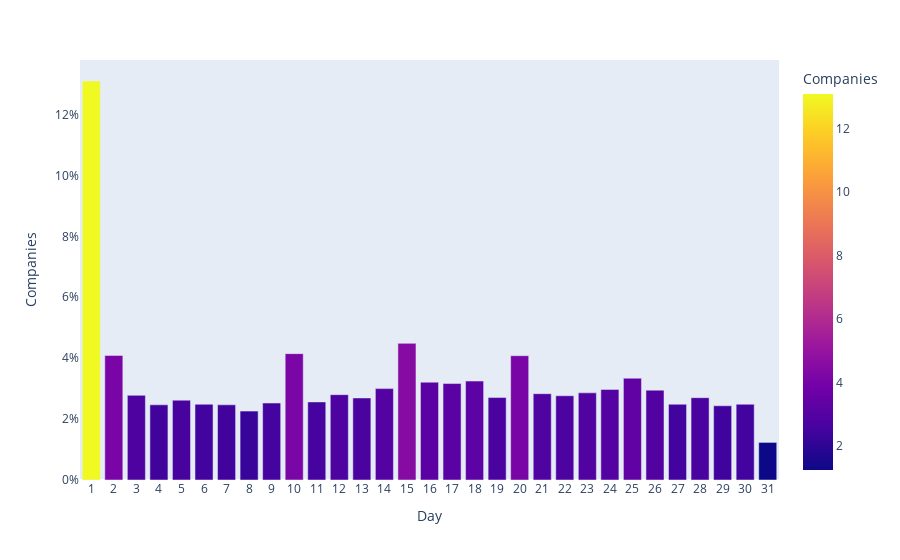

The notebook cell saved with this chart:
### Code cell
fig = px.bar(p, x='day', y='Companies', color='Companies')
fig.update_layout(xaxis=dict(title='Day', tickmode='linear'))
fig.update_yaxes(ticksuffix="%", showgrid=False, title='Companies')
fig.update_xaxes(showgrid=False)
fig.show()

### Figure 1 — Plotly figure (JSON) as saved in the notebook; plotly's stock layout.template omitted (floating-point values rounded to 4 significant figures)
{"data": [{"alignmentgroup": "True", "hovertemplate": "day=%{x}<br>Companies=%{marker.color}<extra></extra>", "legendgroup": "", "marker": {"color": [13.1, 4.091, 2.78, 2.469, 2.622, 2.487, 2.469, 2.262, 2.527, 4.149, 2.564, 2.802, 2.694, 3.001, 4.487, 3.212, 3.167, 3.248, 2.708, 4.082, 2.834, 2.766, 2.861, 2.974, 3.343, 2.951, 2.487, 2.703, 2.437, 2.487, 1.234], "coloraxis": "coloraxis", "pattern": {"shape": ""}}, "name": "", "offsetgroup": "", "orientation": "v", "showlegend": false, "textposition": "auto", "type": "bar", "x": [1, 2, 3, 4, 5, 6, 7, 8, 9, 10, 11, 12, 13, 14, 15, 16, 17, 18, 19, 20, 21, 22, 23, 24, 25, 26, 27, 28, 29, 30, 31], "xaxis": "x", "y": [13.1, 4.091, 2.78, 2.469, 2.622, 2.487, 2.469, 2.262, 2.527, 4.149, 2.564, 2.802, 2.694, 3.001, 4.487, 3.212, 3.167, 3.248, 2.708, 4.082, 2.834, 2.766, 2.861, 2.974, 3.343, 2.951, 2.487, 2.703, 2.437, 2.487, 1.234], "yaxis": "y"}], "layout": {"barmode": "relative", "coloraxis": {"colorbar": {"title": {"text": "Companies"}}, "colorscale": [[0, "#0d0887"], [0.1111, "#46039f"], [0.2222, "#7201a8"], [0.3333, "#9c179e"], [0.4444, "#bd3786"], [0.5556, "#d8576b"], [0.6667, "#ed7953"], [0.7778, "#fb9f3a"], [0.8889, "#fdca26"], [1, "#f0f921"]]}, "legend": {"tracegroupgap": 0}, "margin": {"t": 60}, "xaxis": {"anchor": "y", "domain": [0, 1], "showgrid": false, "tickmode": "linear", "title": {"text": "Day"}}, "yaxis": {"anchor": "x", "domain": [0, 1], "showgrid": false, "ticksuffix": "%", "title": {"text": "Companies"}}}}
